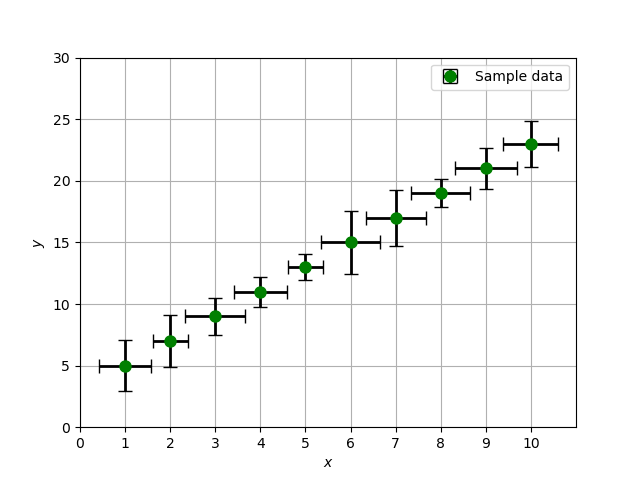

This chart was generated by the following Python code:
#!/usr/pkg/bin/python3.9

#
# Time-stamp: <2022/10/02 15:41:25 (CST) daisuke>
#

# importing numpy module
import numpy

# importing matplotlib module
import matplotlib.backends.backend_agg
import matplotlib.figure

# data to be plotted
data_x = numpy.linspace (1.0, 10.0, 10)
data_y = 2.0 * data_x + 3.0

# generating random numbers for errors of y-value
rng = numpy.random.default_rng ()
data_x_err = rng.uniform (0.3, 0.7, 10)
data_y_err = rng.uniform (1.0, 3.0, 10)

# output file name
file_output = 'ai202209_s04_18.png'

# making a fig object
fig = matplotlib.figure.Figure ()

# making a canvas object
canvas = matplotlib.backends.backend_agg.FigureCanvasAgg (fig)

# making an axes object
ax = fig.add_subplot (111)

# making a plot using object-oriented interface
ax.errorbar (data_x, data_y, xerr=data_x_err, yerr=data_y_err,
             linestyle='None', marker='o', markersize=8.0, color='green', \
             elinewidth=2.0, ecolor='black', capsize=5.0, \
             label='Sample data')

# setting ranges of x-axis and y-axis
ax.set_xlim (0.0, +11.0)
ax.set_ylim (0.0, +30.0)

# setting labels for x-axis and y-axis
ax.set_xlabel ('$x$')
ax.set_ylabel ('$y$')

# setting ticks
ax.set_xticks (numpy.linspace (0.0, +10.0, 11))
ax.set_yticks (numpy.linspace (0.0, +30.0, 7))

# showing grid
ax.grid ()

# adding legend to the plot
ax.legend ()

# saving a plot as a file
fig.savefig (file_output)
